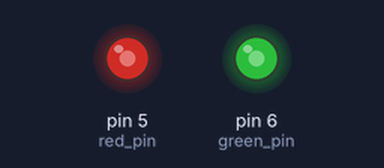
Recording of a sketch running on a simulated Arduino Uno, built with avr-gcc and run on an emulated ATmega328P. Parts: output pins drawn as LEDs (lit = HIGH). The local clock reads 2024-03-15 10:24:30 at power-on unless the sketch sets it; what the sketch prints to the serial monitor is not drawn.

Above: at 0.1 s.
Timing chart, 0 to 1.6 s (numbered marks = the images above):
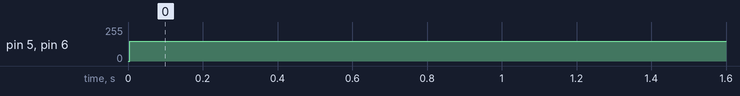

Measured:
- by itself, pin 5 (red_pin), pin 6 (green_pin): 0/255 → 150/255 at 0.01 s

The sketch:

Projeto.ino
```cpp
#include <DS3231.h>

DS3231 rtc(SDA, SCL);     // real time clock variable
void rgLed(int redValue, int greenValue);     // simple red and green led display funct

void setup() {
  Serial.begin(9600);

  rtc.begin();            // rtc setup
  pinMode(5, OUTPUT);     // red pin
  pinMode(6, OUTPUT);     // green pin
}

void loop() {
  Serial.println(rtc.getTimeStr());     // show clock on monitor

  Time t = rtc.getTime();       // gets struct from rtc
  int timewindow = t.hour;      // gets hour from struct
  if (timewindow > 7 && timewindow < 14) {
    rgLed(150, 150);
    delay(1000);
  } else {
    rgLed(0, 0);
    delay(1000);
  }
}

void rgLed(int redValue, int greenValue) {
  analogWrite(5, redValue);
  analogWrite(6, greenValue);
}
```
